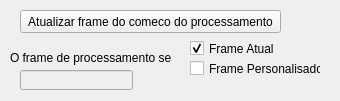
            <widget class="QStackedWidget" name="stackedWidget_4">
             <property name="geometry">
              <rect>
               <x>10</x>
               <y>10</y>
               <width>340</width>
               <height>101</height>
              </rect>
             </property>
             <property name="currentIndex">
              <number>0</number>
             </property>
             <widget class="QWidget" name="page_9">
              <widget class="QLineEdit" name="leFramePro">
               <property name="enabled">
                <bool>false</bool>
               </property>
               <property name="geometry">
                <rect>
                 <x>20</x>
                 <y>70</y>
                 <width>113</width>
                 <height>20</height>
                </rect>
               </property>
              </widget>
              <widget class="QCheckBox" name="cbFrameAtualProce">
               <property name="geometry">
                <rect>
                 <x>190</x>
                 <y>40</y>
                 <width>91</width>
                 <height>17</height>
                </rect>
               </property>
               <property name="text">
                <string>Frame Atual</string>
               </property>
               <property name="checked">
                <bool>true</bool>
               </property>
              </widget>
              <widget class="QPushButton" name="pbFrameProce">
               <property name="enabled">
                <bool>true</bool>
               </property>
               <property name="geometry">
                <rect>
                 <x>20</x>
                 <y>10</y>
                 <width>261</width>
                 <height>23</height>
                </rect>
               </property>
               <property name="text">
                <string>Atualizar frame do comeco do processamento</string>
               </property>
              </widget>
              <widget class="QLabel" name="label_64">
               <property name="geometry">
                <rect>
                 <x>10</x>
                 <y>50</y>
                 <width>161</width>
                 <height>16</height>
                </rect>
               </property>
               <property name="text">
                <string>O frame de processamento sera</string>
               </property>
              </widget>
              <widget class="QCheckBox" name="cbFramePersonalisadoPro">
               <property name="geometry">
                <rect>
                 <x>190</x>
                 <y>60</y>
                 <width>131</width>
                 <height>17</height>
                </rect>
               </property>
               <property name="text">
                <string>Frame Personalisado</string>
               </property>
              </widget>
             </widget>
             <widget class="QWidget" name="page_21"/>
            </widget>
